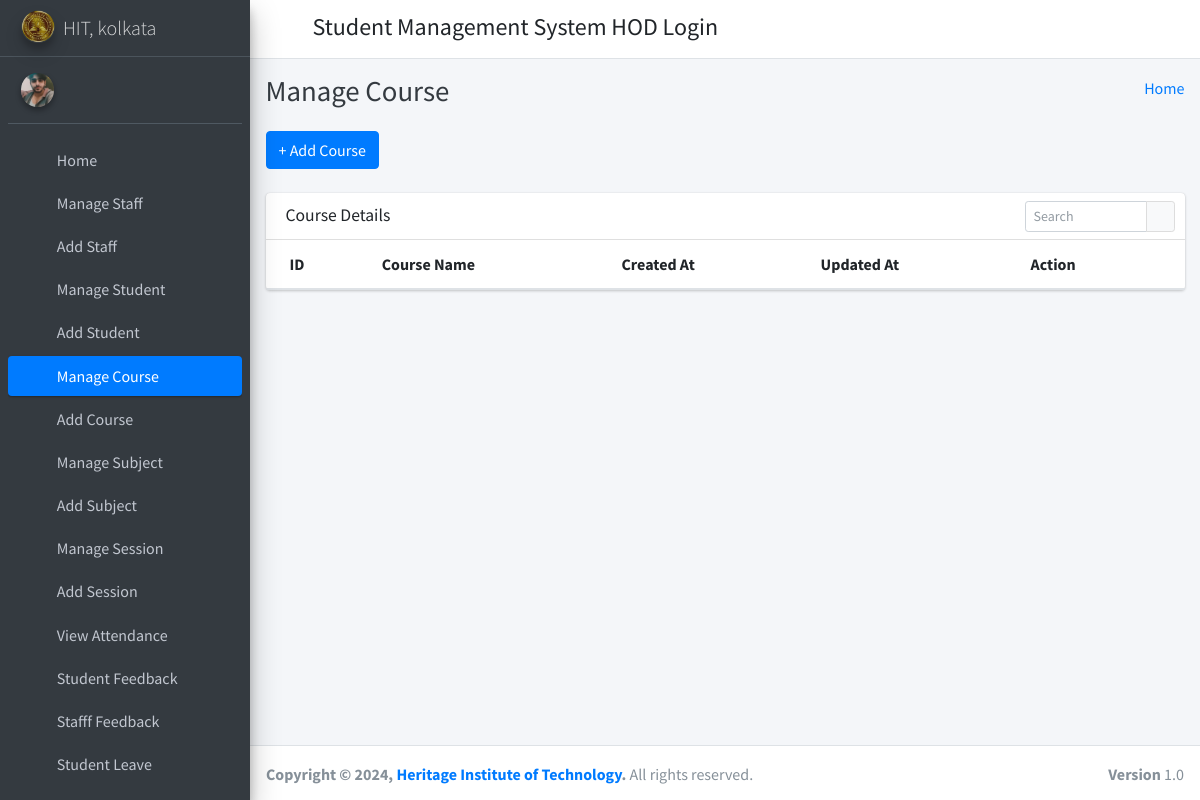
/manage_course/ (signed in), run on an earlier commit of the app's database.
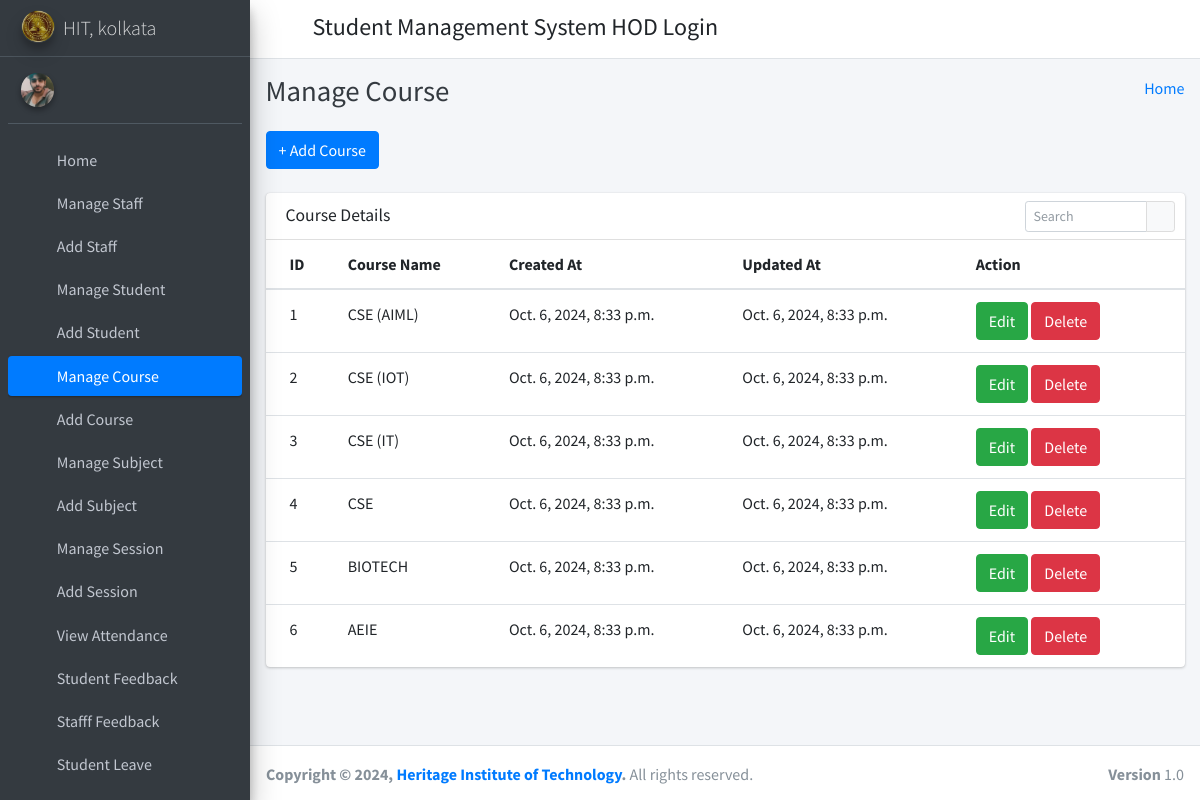
And on a later commit of the database.
### student_management_app/models.py (models this page shows)
class Courses(models.Model):
    id = models.AutoField(primary_key=True)
    course_name = models.CharField(max_length=255)
    created_at = models.DateTimeField(auto_now_add=True)
    updated_at = models.DateTimeField(auto_now=True)
    objects = models.Manager()

### student_management_app/HodViews.py (the view)
# urls.py: path('manage_course/', HodViews.manage_course, name="manage_course"),
def manage_course(request):
    courses = Courses.objects.all()
    context = {
        "courses": courses
    }
    return render(request, 'hod_template/manage_course_template.html', context)

### student_management_app/LoginCheckMiddleWare.py (called while the page is built, shortened)
    def process_view(self, request, view_func, view_args, view_kwargs):
        modulename = view_func.__module__
        user = request.user
        if user.is_authenticated:
            if user.user_type == "1":
                if modulename == "student_management_app.HodViews":
                    pass
                elif modulename == "student_management_app.views" or modulename == "django.views.static":
                    pass
                else:
                    return redirect("admin_home")
            else:
                return redirect("login")
        else:
            if request.path == reverse("login") or request.path == reverse("doLogin"):
                pass
            else:
                return redirect("login")

### student_management_app/templates/hod_template/manage_course_template.html (shortened to what this page needs)
{% extends 'hod_template/base_template.html' %} {% block page_title %} Manage
Course {% endblock page_title %} {% block main_content %} {% load static %}
<section class="content">
  <div class="container-fluid">
    <a class="btn btn-primary" href="{% url 'add_course' %}" role="button"
      >+ Add Course</a
    >
    <br />&nbsp;
    <div class="row">
      <div class="col-md-12">
        <div class="card">
          <div class="card-header">
            <h3 class="card-title">Course Details</h3>
            <div class="card-tools">
              <div class="input-group input-group-sm" style="width: 150px">
                <input
                  type="text"
                  name="table_search"
                  class="form-control float-right"
                  placeholder="Search"
                />
                <div class="input-group-append">
                  <button type="submit" class="btn btn-default">
                    <i class="fas fa-search"></i>
                  </button>
                </div>
              </div>
            </div>
          </div>
          <div class="card-body table-responsive p-0">
            <table class="table table-hover text-nowrap">
              <thead>
                <tr>
                  <th>ID</th>
                  <th>Course Name</th>
                  <th>Created At</th>
                  <th>Updated At</th>
                  <th>Action</th>
                </tr>
              </thead>
              <tbody>
                {% for course in courses %}
                <tr>
                  <td>{{ course.id }}</td>
                  <td>{{ course.course_name }}</td>
                  <td>{{ course.created_at }}</td>
                  <td>{{ course.updated_at }}</td>
                  <td>
                    <a
                      href="{% url 'edit_course' course.id %}"
                      class="btn btn-success"
                      >Edit</a
                    >
                    <a
                      href="{% url 'delete_course' course.id %}"
                      class="btn btn-danger"
                      >Delete</a
                    >
                  </td>
                </tr>
                {% endfor %}
              </tbody>
            </table>
          </div>
        </div>
      </div>
    </div>
  </div>
</section>
{% endblock main_content %}

What changed in the data, as far as the page shows it:
added Courses: id "1", course_name "CSE (AIML)", created_at "Oct. 6, 2024, 8:33 p.m.", updated_at "Oct. 6, 2024, 8:33 p.m."
added Courses: id "2", course_name "CSE (IOT)", created_at "Oct. 6, 2024, 8:33 p.m.", updated_at "Oct. 6, 2024, 8:33 p.m."
added Courses: id "3", course_name "CSE (IT)", created_at "Oct. 6, 2024, 8:33 p.m.", updated_at "Oct. 6, 2024, 8:33 p.m."
added Courses: id "4", course_name "CSE", created_at "Oct. 6, 2024, 8:33 p.m.", updated_at "Oct. 6, 2024, 8:33 p.m."
added Courses: id "5", course_name "BIOTECH", created_at "Oct. 6, 2024, 8:33 p.m.", updated_at "Oct. 6, 2024, 8:33 p.m."
added Courses: id "6", course_name "AEIE", created_at "Oct. 6, 2024, 8:33 p.m.", updated_at "Oct. 6, 2024, 8:33 p.m."
